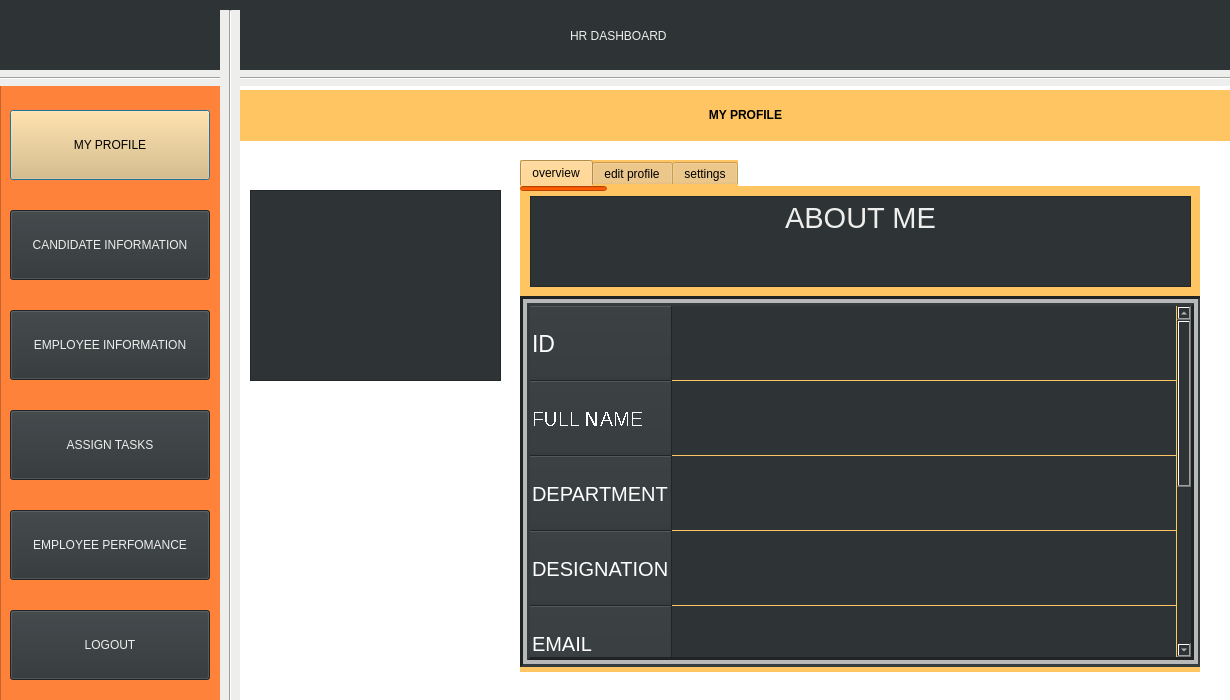
<?xml version="1.0" encoding="UTF-8"?>
<ui version="4.0">
 <class>hr_dashboard</class>
 <widget class="QDialog" name="hr_dashboard">
  <property name="geometry">
   <rect>
    <x>0</x>
    <y>0</y>
    <width>1230</width>
    <height>700</height>
   </rect>
  </property>
  <property name="windowTitle">
   <string>Dialog</string>
  </property>
  <property name="autoFillBackground">
   <bool>false</bool>
  </property>
  <property name="styleSheet">
   <string notr="true">background-color: rgb(46, 52, 54);
border-bottom-color: rgb(238, 238, 236);
border-right-color: rgb(238, 238, 236);
border-top-color: rgb(238, 238, 236);
border-color: rgb(245, 121, 0);</string>
  </property>
  <widget class="QLabel" name="label1">
   <property name="geometry">
    <rect>
     <x>570</x>
     <y>0</y>
     <width>251</width>
     <height>71</height>
    </rect>
   </property>
   <property name="styleSheet">
    <string notr="true">color:rgb(238, 238, 236);
font: 75 30pt &quot;Ubuntu Condensed&quot;;</string>
   </property>
   <property name="text">
    <string>HR DASHBOARD</string>
   </property>
  </widget>
  <widget class="QLabel" name="LOGO">
   <property name="geometry">
    <rect>
     <x>10</x>
     <y>10</y>
     <width>201</width>
     <height>51</height>
    </rect>
   </property>
   <property name="text">
    <string/>
   </property>
   <property name="pixmap">
    <pixmap>logo.png</pixmap>
   </property>
   <property name="scaledContents">
    <bool>true</bool>
   </property>
  </widget>
  <widget class="Line" name="line">
   <property name="geometry">
    <rect>
     <x>-10</x>
     <y>70</y>
     <width>1251</width>
     <height>16</height>
    </rect>
   </property>
   <property name="styleSheet">
    <string notr="true">
background-color: rgb(238, 238, 236);</string>
   </property>
   <property name="orientation">
    <enum>Qt::Horizontal</enum>
   </property>
  </widget>
  <widget class="Line" name="line_2">
   <property name="geometry">
    <rect>
     <x>220</x>
     <y>10</y>
     <width>20</width>
     <height>761</height>
    </rect>
   </property>
   <property name="styleSheet">
    <string notr="true">
background-color: rgb(238, 238, 236);</string>
   </property>
   <property name="orientation">
    <enum>Qt::Vertical</enum>
   </property>
  </widget>
  <widget class="QColumnView" name="columnView">
   <property name="geometry">
    <rect>
     <x>0</x>
     <y>80</y>
     <width>226</width>
     <height>621</height>
    </rect>
   </property>
   <property name="styleSheet">
    <string notr="true">background-color: rgb(255, 130, 59);
</string>
   </property>
  </widget>
  <widget class="QPushButton" name="myprofile">
   <property name="geometry">
    <rect>
     <x>10</x>
     <y>110</y>
     <width>200</width>
     <height>70</height>
    </rect>
   </property>
   <property name="cursor">
    <cursorShape>OpenHandCursor</cursorShape>
   </property>
   <property name="mouseTracking">
    <bool>true</bool>
   </property>
   <property name="acceptDrops">
    <bool>false</bool>
   </property>
   <property name="styleSheet">
    <string notr="true">color:rgb(0,0,0);
background-color: rgb(233, 185, 110);
font: 75 17pt &quot;Ubuntu Condensed&quot;;</string>
   </property>
   <property name="text">
    <string>MY PROFILE</string>
   </property>
  </widget>
  <widget class="QPushButton" name="candidate_info">
   <property name="geometry">
    <rect>
     <x>10</x>
     <y>210</y>
     <width>200</width>
     <height>70</height>
    </rect>
   </property>
   <property name="cursor">
    <cursorShape>OpenHandCursor</cursorShape>
   </property>
   <property name="styleSheet">
    <string notr="true">color:rgb(238, 238, 236);
font: 75 15pt &quot;Ubuntu Condensed&quot;;</string>
   </property>
   <property name="text">
    <string>CANDIDATE INFORMATION</string>
   </property>
  </widget>
  <widget class="QPushButton" name="empinfo">
   <property name="geometry">
    <rect>
     <x>10</x>
     <y>310</y>
     <width>200</width>
     <height>70</height>
    </rect>
   </property>
   <property name="cursor">
    <cursorShape>OpenHandCursor</cursorShape>
   </property>
   <property name="styleSheet">
    <string notr="true">color:rgb(238, 238, 236);
font: 75 15pt &quot;Ubuntu Condensed&quot;;</string>
   </property>
   <property name="text">
    <string>EMPLOYEE INFORMATION</string>
   </property>
  </widget>
  <widget class="QPushButton" name="logout">
   <property name="geometry">
    <rect>
     <x>10</x>
     <y>610</y>
     <width>200</width>
     <height>70</height>
    </rect>
   </property>
   <property name="cursor">
    <cursorShape>OpenHandCursor</cursorShape>
   </property>
   <property name="styleSheet">
    <string notr="true">color:rgb(238, 238, 236);
font: 75 17pt &quot;Ubuntu Condensed&quot;;</string>
   </property>
   <property name="text">
    <string>LOGOUT</string>
   </property>
  </widget>
  <widget class="QColumnView" name="columnView_2">
   <property name="geometry">
    <rect>
     <x>210</x>
     <y>80</y>
     <width>1021</width>
     <height>671</height>
    </rect>
   </property>
   <property name="styleSheet">
    <string notr="true">background-color: rgb(255, 255, 255);
</string>
   </property>
  </widget>
  <widget class="QFrame" name="frame">
   <property name="geometry">
    <rect>
     <x>250</x>
     <y>190</y>
     <width>251</width>
     <height>191</height>
    </rect>
   </property>
   <property name="frameShape">
    <enum>QFrame::StyledPanel</enum>
   </property>
   <property name="frameShadow">
    <enum>QFrame::Raised</enum>
   </property>
   <widget class="QLabel" name="placeholder">
    <property name="geometry">
     <rect>
      <x>40</x>
      <y>20</y>
      <width>161</width>
      <height>141</height>
     </rect>
    </property>
    <property name="text">
     <string/>
    </property>
    <property name="pixmap">
     <pixmap>../images/placeholder.png</pixmap>
    </property>
    <property name="scaledContents">
     <bool>true</bool>
    </property>
   </widget>
  </widget>
  <widget class="QTabWidget" name="EMPLOYEETAB">
   <property name="geometry">
    <rect>
     <x>520</x>
     <y>160</y>
     <width>680</width>
     <height>512</height>
    </rect>
   </property>
   <property name="cursor">
    <cursorShape>PointingHandCursor</cursorShape>
   </property>
   <property name="styleSheet">
    <string notr="true">background-color: rgb(255, 197, 98);</string>
   </property>
   <property name="tabPosition">
    <enum>QTabWidget::North</enum>
   </property>
   <property name="tabShape">
    <enum>QTabWidget::Rounded</enum>
   </property>
   <property name="currentIndex">
    <number>0</number>
   </property>
   <property name="elideMode">
    <enum>Qt::ElideMiddle</enum>
   </property>
   <property name="tabsClosable">
    <bool>false</bool>
   </property>
   <property name="movable">
    <bool>false</bool>
   </property>
   <property name="tabBarAutoHide">
    <bool>true</bool>
   </property>
   <widget class="QWidget" name="overview">
    <attribute name="title">
     <string>overview</string>
    </attribute>
    <widget class="QLineEdit" name="lineEdit_2">
     <property name="geometry">
      <rect>
       <x>0</x>
       <y>0</y>
       <width>87</width>
       <height>5</height>
      </rect>
     </property>
     <property name="styleSheet">
      <string notr="true">background-color:rgb(255, 93, 0);</string>
     </property>
    </widget>
    <widget class="QTableWidget" name="tableWidget">
     <property name="enabled">
      <bool>true</bool>
     </property>
     <property name="geometry">
      <rect>
       <x>0</x>
       <y>110</y>
       <width>681</width>
       <height>371</height>
      </rect>
     </property>
     <property name="sizePolicy">
      <sizepolicy hsizetype="Fixed" vsizetype="Fixed">
       <horstretch>0</horstretch>
       <verstretch>0</verstretch>
      </sizepolicy>
     </property>
     <property name="styleSheet">
      <string notr="true">background-color: rgb(46, 52, 54);
color: rgb(255, 255, 255);
gridline-color: rgb(255, 197, 98);
selection-color: rgb(255, 197, 98);</string>
     </property>
     <property name="frameShape">
      <enum>QFrame::Box</enum>
     </property>
     <property name="lineWidth">
      <number>3</number>
     </property>
     <property name="midLineWidth">
      <number>4</number>
     </property>
     <property name="verticalScrollBarPolicy">
      <enum>Qt::ScrollBarAlwaysOn</enum>
     </property>
     <property name="horizontalScrollBarPolicy">
      <enum>Qt::ScrollBarAsNeeded</enum>
     </property>
     <property name="sizeAdjustPolicy">
      <enum>QAbstractScrollArea::AdjustToContents</enum>
     </property>
     <property name="autoScroll">
      <bool>false</bool>
     </property>
     <property name="autoScrollMargin">
      <number>9</number>
     </property>
     <property name="tabKeyNavigation">
      <bool>false</bool>
     </property>
     <property name="showDropIndicator" stdset="0">
      <bool>false</bool>
     </property>
     <property name="dragDropOverwriteMode">
      <bool>false</bool>
     </property>
     <property name="selectionMode">
      <enum>QAbstractItemView::NoSelection</enum>
     </property>
     <property name="selectionBehavior">
      <enum>QAbstractItemView::SelectRows</enum>
     </property>
     <property name="verticalScrollMode">
      <enum>QAbstractItemView::ScrollPerPixel</enum>
     </property>
     <property name="horizontalScrollMode">
      <enum>QAbstractItemView::ScrollPerPixel</enum>
     </property>
     <property name="showGrid">
      <bool>true</bool>
     </property>
     <property name="sortingEnabled">
      <bool>false</bool>
     </property>
     <property name="wordWrap">
      <bool>true</bool>
     </property>
     <property name="cornerButtonEnabled">
      <bool>false</bool>
     </property>
     <property name="rowCount">
      <number>9</number>
     </property>
     <property name="columnCount">
      <number>1</number>
     </property>
     <attribute name="horizontalHeaderVisible">
      <bool>false</bool>
     </attribute>
     <attribute name="horizontalHeaderCascadingSectionResizes">
      <bool>true</bool>
     </attribute>
     <attribute name="horizontalHeaderMinimumSectionSize">
      <number>100</number>
     </attribute>
     <attribute name="horizontalHeaderHighlightSections">
      <bool>true</bool>
     </attribute>
     <attribute name="horizontalHeaderShowSortIndicator" stdset="0">
      <bool>true</bool>
     </attribute>
     <attribute name="horizontalHeaderStretchLastSection">
      <bool>true</bool>
     </attribute>
     <attribute name="verticalHeaderVisible">
      <bool>true</bool>
     </attribute>
     <attribute name="verticalHeaderCascadingSectionResizes">
      <bool>true</bool>
     </attribute>
     <attribute name="verticalHeaderMinimumSectionSize">
      <number>15</number>
     </attribute>
     <attribute name="verticalHeaderDefaultSectionSize">
      <number>75</number>
     </attribute>
     <attribute name="verticalHeaderHighlightSections">
      <bool>true</bool>
     </attribute>
     <attribute name="verticalHeaderShowSortIndicator" stdset="0">
      <bool>true</bool>
     </attribute>
     <attribute name="verticalHeaderStretchLastSection">
      <bool>true</bool>
     </attribute>
     <row>
      <property name="text">
       <string>ID</string>
      </property>
      <property name="toolTip">
       <string notr="true"/>
      </property>
      <property name="whatsThis">
       <string notr="true"/>
      </property>
      <property name="font">
       <font>
        <pointsize>17</pointsize>
       </font>
      </property>
     </row>
     <row>
      <property name="text">
       <string notr="true">FULL NAME</string>
      </property>
      <property name="toolTip">
       <string notr="true"/>
      </property>
      <property name="whatsThis">
       <string notr="true"/>
      </property>
      <property name="font">
       <font>
        <pointsize>15</pointsize>
        <weight>50</weight>
        <bold>false</bold>
        <stylestrategy>NoAntialias</stylestrategy>
        <kerning>true</kerning>
       </font>
      </property>
     </row>
     <row>
      <property name="text">
       <string>DEPARTMENT</string>
      </property>
      <property name="font">
       <font>
        <pointsize>15</pointsize>
       </font>
      </property>
     </row>
     <row>
      <property name="text">
       <string>DESIGNATION</string>
      </property>
      <property name="font">
       <font>
        <pointsize>15</pointsize>
        <weight>50</weight>
        <bold>false</bold>
       </font>
      </property>
     </row>
     <row>
      <property name="text">
       <string>EMAIL</string>
      </property>
      <property name="font">
       <font>
        <pointsize>15</pointsize>
        <weight>50</weight>
        <bold>false</bold>
       </font>
      </property>
     </row>
     <row>
      <property name="text">
       <string>ADDRESS</string>
      </property>
      <property name="font">
       <font>
        <pointsize>15</pointsize>
        <weight>50</weight>
        <bold>false</bold>
       </font>
      </property>
     </row>
     <row>
      <property name="text">
       <string>PHONE</string>
      </property>
      <property name="font">
       <font>
        <pointsize>15</pointsize>
        <weight>50</weight>
        <bold>false</bold>
       </font>
      </property>
     </row>
     <row>
      <property name="text">
       <string>TASK</string>
      </property>
      <property name="font">
       <font>
        <pointsize>15</pointsize>
       </font>
      </property>
     </row>
     <row>
      <property name="text">
       <string>WAGE</string>
      </property>
      <property name="font">
       <font>
        <pointsize>15</pointsize>
       </font>
      </property>
     </row>
     <column>
      <property name="text">
       <string/>
      </property>
     </column>
     <item row="0" column="0">
      <property name="text">
       <string notr="true"/>
      </property>
      <property name="font">
       <font>
        <pointsize>17</pointsize>
       </font>
      </property>
      <property name="flags">
       <set>ItemIsSelectable</set>
      </property>
     </item>
     <item row="1" column="0">
      <property name="text">
       <string notr="true"/>
      </property>
      <property name="font">
       <font>
        <pointsize>17</pointsize>
       </font>
      </property>
      <property name="flags">
       <set>ItemIsSelectable</set>
      </property>
     </item>
     <item row="3" column="0">
      <property name="text">
       <string/>
      </property>
      <property name="font">
       <font>
        <pointsize>17</pointsize>
       </font>
      </property>
      <property name="flags">
       <set>ItemIsSelectable</set>
      </property>
     </item>
     <item row="4" column="0">
      <property name="text">
       <string/>
      </property>
      <property name="font">
       <font>
        <pointsize>17</pointsize>
       </font>
      </property>
      <property name="flags">
       <set>ItemIsSelectable</set>
      </property>
     </item>
     <item row="5" column="0">
      <property name="text">
       <string/>
      </property>
      <property name="font">
       <font>
        <pointsize>17</pointsize>
       </font>
      </property>
      <property name="flags">
       <set>ItemIsSelectable</set>
      </property>
     </item>
     <item row="6" column="0">
      <property name="text">
       <string/>
      </property>
      <property name="font">
       <font>
        <pointsize>17</pointsize>
       </font>
      </property>
      <property name="flags">
       <set>ItemIsSelectable</set>
      </property>
     </item>
    </widget>
    <widget class="QTextEdit" name="ABOUTME">
     <property name="geometry">
      <rect>
       <x>10</x>
       <y>10</y>
       <width>661</width>
       <height>91</height>
      </rect>
     </property>
     <property name="styleSheet">
      <string notr="true">background-color: rgb(46, 52, 54);</string>
     </property>
     <property name="html">
      <string>&lt;!DOCTYPE HTML PUBLIC &quot;-//W3C//DTD HTML 4.0//EN&quot; &quot;http://www.w3.org/TR/REC-html40/strict.dtd&quot;&gt;
&lt;html&gt;&lt;head&gt;&lt;meta name=&quot;qrichtext&quot; content=&quot;1&quot; /&gt;&lt;style type=&quot;text/css&quot;&gt;
p, li { white-space: pre-wrap; }
&lt;/style&gt;&lt;/head&gt;&lt;body style=&quot; font-family:'Ubuntu'; font-size:11pt; font-weight:400; font-style:normal;&quot;&gt;
&lt;p align=&quot;center&quot; style=&quot; margin-top:0px; margin-bottom:0px; margin-left:0px; margin-right:0px; -qt-block-indent:0; text-indent:0px;&quot;&gt;&lt;span style=&quot; font-size:22pt; color:#eeeeec;&quot;&gt;ABOUT ME&lt;/span&gt;&lt;/p&gt;&lt;/body&gt;&lt;/html&gt;</string>
     </property>
    </widget>
   </widget>
   <widget class="QWidget" name="edit_profile">
    <attribute name="title">
     <string>edit profile</string>
    </attribute>
    <widget class="QColumnView" name="columnView_3">
     <property name="geometry">
      <rect>
       <x>0</x>
       <y>0</y>
       <width>681</width>
       <height>481</height>
      </rect>
     </property>
     <property name="styleSheet">
      <string notr="true">background-color: rgb(46, 52, 54);</string>
     </property>
    </widget>
    <widget class="QLineEdit" name="lineEdit_3">
     <property name="geometry">
      <rect>
       <x>87</x>
       <y>0</y>
       <width>100</width>
       <height>5</height>
      </rect>
     </property>
     <property name="styleSheet">
      <string notr="true">background-color: rgb(255, 93, 0);</string>
     </property>
    </widget>
    <widget class="QPushButton" name="upload">
     <property name="geometry">
      <rect>
       <x>110</x>
       <y>50</y>
       <width>71</width>
       <height>25</height>
      </rect>
     </property>
     <property name="styleSheet">
      <string notr="true">background-color: rgb(233, 185, 110);</string>
     </property>
     <property name="text">
      <string>upload</string>
     </property>
    </widget>
    <widget class="QLabel" name="placeholder2">
     <property name="geometry">
      <rect>
       <x>10</x>
       <y>10</y>
       <width>91</width>
       <height>91</height>
      </rect>
     </property>
     <property name="text">
      <string/>
     </property>
     <property name="pixmap">
      <pixmap>../images/placeholder.png</pixmap>
     </property>
     <property name="scaledContents">
      <bool>true</bool>
     </property>
    </widget>
    <widget class="QColumnView" name="columnView_4">
     <property name="geometry">
      <rect>
       <x>0</x>
       <y>110</y>
       <width>681</width>
       <height>371</height>
      </rect>
     </property>
     <property name="styleSheet">
      <string notr="true">background-color: rgb(255, 130, 59);
</string>
     </property>
    </widget>
    <widget class="QTableWidget" name="editprofile">
     <property name="enabled">
      <bool>true</bool>
     </property>
     <property name="geometry">
      <rect>
       <x>0</x>
       <y>110</y>
       <width>681</width>
       <height>371</height>
      </rect>
     </property>
     <property name="sizePolicy">
      <sizepolicy hsizetype="Fixed" vsizetype="Fixed">
       <horstretch>0</horstretch>
       <verstretch>0</verstretch>
      </sizepolicy>
     </property>
     <property name="styleSheet">
      <string notr="true">background-color: rgb(255, 197, 98);
color: rgb(46, 52, 54);
gridline-color: rgb(0, 0, 0);
;
selection-color: rgb(255, 130, 59);</string>
     </property>
     <property name="frameShape">
      <enum>QFrame::Box</enum>
     </property>
     <property name="lineWidth">
      <number>3</number>
     </property>
     <property name="midLineWidth">
      <number>4</number>
     </property>
     <property name="verticalScrollBarPolicy">
      <enum>Qt::ScrollBarAlwaysOn</enum>
     </property>
     <property name="horizontalScrollBarPolicy">
      <enum>Qt::ScrollBarAsNeeded</enum>
     </property>
     <property name="sizeAdjustPolicy">
      <enum>QAbstractScrollArea::AdjustToContents</enum>
     </property>
     <property name="autoScroll">
      <bool>false</bool>
     </property>
     <property name="autoScrollMargin">
      <number>9</number>
     </property>
     <property name="tabKeyNavigation">
      <bool>true</bool>
     </property>
     <property name="showDropIndicator" stdset="0">
      <bool>true</bool>
     </property>
     <property name="dragEnabled">
      <bool>true</bool>
     </property>
     <property name="dragDropOverwriteMode">
      <bool>true</bool>
     </property>
     <property name="dragDropMode">
      <enum>QAbstractItemView::DragDrop</enum>
     </property>
     <property name="alternatingRowColors">
      <bool>false</bool>
     </property>
     <property name="selectionMode">
      <enum>QAbstractItemView::SingleSelection</enum>
     </property>
     <property name="selectionBehavior">
      <enum>QAbstractItemView::SelectRows</enum>
     </property>
     <property name="textElideMode">
      <enum>Qt::ElideMiddle</enum>
     </property>
     <property name="verticalScrollMode">
      <enum>QAbstractItemView::ScrollPerPixel</enum>
     </property>
     <property name="horizontalScrollMode">
      <enum>QAbstractItemView::ScrollPerPixel</enum>
     </property>
     <property name="showGrid">
      <bool>true</bool>
     </property>
     <property name="sortingEnabled">
      <bool>false</bool>
     </property>
     <property name="wordWrap">
      <bool>true</bool>
     </property>
     <property name="cornerButtonEnabled">
      <bool>false</bool>
     </property>
     <property name="rowCount">
      <number>9</number>
     </property>
     <property name="columnCount">
      <number>1</number>
     </property>
     <attribute name="horizontalHeaderVisible">
      <bool>false</bool>
     </attribute>
     <attribute name="horizontalHeaderCascadingSectionResizes">
      <bool>true</bool>
     </attribute>
     <attribute name="horizontalHeaderMinimumSectionSize">
      <number>100</number>
     </attribute>
     <attribute name="horizontalHeaderHighlightSections">
      <bool>false</bool>
     </attribute>
     <attribute name="horizontalHeaderShowSortIndicator" stdset="0">
      <bool>true</bool>
     </attribute>
     <attribute name="horizontalHeaderStretchLastSection">
      <bool>true</bool>
     </attribute>
     <attribute name="verticalHeaderVisible">
      <bool>false</bool>
     </attribute>
     <attribute name="verticalHeaderCascadingSectionResizes">
      <bool>true</bool>
     </attribute>
     <attribute name="verticalHeaderMinimumSectionSize">
      <number>15</number>
     </attribute>
     <attribute name="verticalHeaderDefaultSectionSize">
      <number>75</number>
     </attribute>
     <attribute name="verticalHeaderHighlightSections">
      <bool>true</bool>
     </attribute>
     <attribute name="verticalHeaderShowSortIndicator" stdset="0">
      <bool>true</bool>
     </attribute>
     <attribute name="verticalHeaderStretchLastSection">
      <bool>true</bool>
     </attribute>
     <row>
      <property name="text">
       <string>ID</string>
      </property>
      <property name="toolTip">
       <string notr="true"/>
      </property>
      <property name="whatsThis">
       <string notr="true"/>
      </property>
      <property name="font">
       <font>
        <pointsize>17</pointsize>
        <weight>75</weight>
        <bold>true</bold>
       </font>
      </property>
     </row>
     <row>
      <property name="text">
       <string notr="true">FULL NAME</string>
      </property>
      <property name="toolTip">
       <string notr="true"/>
      </property>
      <property name="whatsThis">
       <string notr="true"/>
      </property>
      <property name="font">
       <font>
        <pointsize>15</pointsize>
        <weight>75</weight>
        <bold>true</bold>
        <stylestrategy>NoAntialias</stylestrategy>
        <kerning>true</kerning>
       </font>
      </property>
     </row>
     <row>
      <property name="text">
       <string>DEPARTMENT</string>
      </property>
      <property name="font">
       <font>
        <pointsize>15</pointsize>
        <weight>75</weight>
        <bold>true</bold>
       </font>
      </property>
     </row>
     <row>
      <property name="text">
       <string>DESIGNATION</string>
      </property>
      <property name="font">
       <font>
        <pointsize>15</pointsize>
        <weight>75</weight>
        <bold>true</bold>
       </font>
      </property>
     </row>
     <row>
      <property name="text">
       <string>EMAIL</string>
      </property>
      <property name="font">
       <font>
        <pointsize>15</pointsize>
        <weight>75</weight>
        <bold>true</bold>
       </font>
      </property>
     </row>
     <row>
      <property name="text">
       <string>ADDRESS</string>
      </property>
      <property name="font">
       <font>
        <pointsize>15</pointsize>
        <weight>75</weight>
        <bold>true</bold>
       </font>
      </property>
     </row>
     <row>
      <property name="text">
       <string>PHONE</string>
      </property>
      <property name="font">
       <font>
        <pointsize>15</pointsize>
        <weight>75</weight>
        <bold>true</bold>
       </font>
      </property>
     </row>
     <row>
      <property name="text">
       <string>WAGE</string>
      </property>
      <property name="font">
       <font>
        <pointsize>15</pointsize>
        <weight>75</weight>
        <bold>true</bold>
       </font>
      </property>
     </row>
     <row>
      <property name="text">
       <string>TASK</string>
      </property>
      <property name="font">
       <font>
        <pointsize>15</pointsize>
        <weight>75</weight>
        <bold>true</bold>
       </font>
      </property>
     </row>
     <column>
      <property name="text">
       <string/>
      </property>
     </column>
     <item row="0" column="0">
      <property name="text">
       <string/>
      </property>
      <property name="font">
       <font>
        <pointsize>17</pointsize>
       </font>
      </property>
      <property name="flags">
       <set>ItemIsSelectable</set>
      </property>
     </item>
     <item row="1" column="0">
      <property name="text">
       <string notr="true"/>
      </property>
      <property name="font">
       <font>
        <pointsize>17</pointsize>
       </font>
      </property>
      <property name="flags">
       <set>ItemIsSelectable|ItemIsEditable</set>
      </property>
     </item>
     <item row="3" column="0">
      <property name="text">
       <string/>
      </property>
      <property name="font">
       <font>
        <pointsize>17</pointsize>
       </font>
      </property>
      <property name="flags">
       <set>ItemIsSelectable|ItemIsEditable|ItemIsDropEnabled</set>
      </property>
     </item>
     <item row="4" column="0">
      <property name="text">
       <string/>
      </property>
      <property name="font">
       <font>
        <pointsize>17</pointsize>
       </font>
      </property>
      <property name="flags">
       <set>ItemIsSelectable|ItemIsEditable</set>
      </property>
     </item>
     <item row="5" column="0">
      <property name="text">
       <string/>
      </property>
      <property name="font">
       <font>
        <pointsize>17</pointsize>
       </font>
      </property>
      <property name="flags">
       <set>ItemIsSelectable|ItemIsEditable</set>
      </property>
     </item>
     <item row="6" column="0">
      <property name="text">
       <string/>
      </property>
      <property name="font">
       <font>
        <pointsize>17</pointsize>
       </font>
      </property>
      <property name="flags">
       <set>ItemIsSelectable|ItemIsEditable</set>
      </property>
     </item>
    </widget>
    <widget class="QPushButton" name="saveinfo">
     <property name="geometry">
      <rect>
       <x>520</x>
       <y>30</y>
       <width>131</width>
       <height>31</height>
      </rect>
     </property>
     <property name="text">
      <string>save</string>
     </property>
    </widget>
    <widget class="QLineEdit" name="filename">
     <property name="geometry">
      <rect>
       <x>110</x>
       <y>80</y>
       <width>113</width>
       <height>16</height>
      </rect>
     </property>
    </widget>
   </widget>
   <widget class="QWidget" name="settings">
    <attribute name="title">
     <string>settings</string>
    </attribute>
    <widget class="QLineEdit" name="currentpassword">
     <property name="geometry">
      <rect>
       <x>60</x>
       <y>110</y>
       <width>381</width>
       <height>51</height>
      </rect>
     </property>
    </widget>
    <widget class="QColumnView" name="columnView_5">
     <property name="geometry">
      <rect>
       <x>20</x>
       <y>80</y>
       <width>641</width>
       <height>371</height>
      </rect>
     </property>
     <property name="styleSheet">
      <string notr="true">background-color: rgb(46, 52, 54);
</string>
     </property>
    </widget>
    <widget class="QColumnView" name="columnView_6">
     <property name="geometry">
      <rect>
       <x>20</x>
       <y>10</y>
       <width>641</width>
       <height>71</height>
      </rect>
     </property>
     <property name="styleSheet">
      <string notr="true">background-color: rgb(255, 130, 59);
</string>
     </property>
    </widget>
    <widget class="QLineEdit" name="lineEdit_5">
     <property name="geometry">
      <rect>
       <x>190</x>
       <y>0</y>
       <width>75</width>
       <height>5</height>
      </rect>
     </property>
     <property name="styleSheet">
      <string notr="true">background-color: rgb(255, 93, 0);</string>
     </property>
    </widget>
    <widget class="QLabel" name="label_3">
     <property name="geometry">
      <rect>
       <x>30</x>
       <y>20</y>
       <width>621</width>
       <height>51</height>
      </rect>
     </property>
     <property name="styleSheet">
      <string notr="true">background-color: rgb(46, 52, 54);
color: rgb(255, 255, 255);</string>
     </property>
     <property name="text">
      <string>&lt;html&gt;&lt;head/&gt;&lt;body&gt;&lt;p align=&quot;center&quot;&gt;&lt;span style=&quot; font-size:18pt; font-weight:600;&quot;&gt;CHANGE PASSWORD&lt;/span&gt;&lt;/p&gt;&lt;/body&gt;&lt;/html&gt;</string>
     </property>
    </widget>
    <widget class="QLabel" name="label_4">
     <property name="geometry">
      <rect>
       <x>20</x>
       <y>110</y>
       <width>241</width>
       <height>31</height>
      </rect>
     </property>
     <property name="styleSheet">
      <string notr="true">
color: rgb(255, 130, 59);
background-color: rgb(46, 52, 54);</string>
     </property>
     <property name="text">
      <string>&lt;html&gt;&lt;head/&gt;&lt;body&gt;&lt;p align=&quot;center&quot;&gt;&lt;span style=&quot; font-size:12pt;&quot;&gt;CURRENT PASSWORD&lt;/span&gt;&lt;/p&gt;&lt;/body&gt;&lt;/html&gt;</string>
     </property>
    </widget>
    <widget class="QLabel" name="label_5">
     <property name="geometry">
      <rect>
       <x>20</x>
       <y>170</y>
       <width>201</width>
       <height>31</height>
      </rect>
     </property>
     <property name="styleSheet">
      <string notr="true">
color: rgb(255, 130, 59);
background-color: rgb(46, 52, 54);
</string>
     </property>
     <property name="text">
      <string>&lt;html&gt;&lt;head/&gt;&lt;body&gt;&lt;p align=&quot;center&quot;&gt;&lt;span style=&quot; font-size:12pt;&quot;&gt;NEW PASSWORD&lt;/span&gt;&lt;/p&gt;&lt;/body&gt;&lt;/html&gt;</string>
     </property>
    </widget>
    <widget class="QLabel" name="label_6">
     <property name="geometry">
      <rect>
       <x>40</x>
       <y>230</y>
       <width>241</width>
       <height>31</height>
      </rect>
     </property>
     <property name="styleSheet">
      <string notr="true">color: rgb(255, 130, 59);
background-color: rgb(46, 52, 54);</string>
     </property>
     <property name="text">
      <string>&lt;html&gt;&lt;head/&gt;&lt;body&gt;&lt;p align=&quot;center&quot;&gt;&lt;span style=&quot; font-size:12pt;&quot;&gt;RE-ENTER NEW PASSWORD&lt;/span&gt;&lt;/p&gt;&lt;/body&gt;&lt;/html&gt;</string>
     </property>
    </widget>
    <widget class="QLineEdit" name="currentpass">
     <property name="geometry">
      <rect>
       <x>290</x>
       <y>110</y>
       <width>301</width>
       <height>31</height>
      </rect>
     </property>
     <property name="contextMenuPolicy">
      <enum>Qt::CustomContextMenu</enum>
     </property>
     <property name="text">
      <string/>
     </property>
    </widget>
    <widget class="QLineEdit" name="newpass1">
     <property name="geometry">
      <rect>
       <x>290</x>
       <y>170</y>
       <width>301</width>
       <height>31</height>
      </rect>
     </property>
    </widget>
    <widget class="QLineEdit" name="newpass2">
     <property name="geometry">
      <rect>
       <x>290</x>
       <y>230</y>
       <width>301</width>
       <height>31</height>
      </rect>
     </property>
    </widget>
    <widget class="QPushButton" name="savepassword">
     <property name="geometry">
      <rect>
       <x>470</x>
       <y>280</y>
       <width>141</width>
       <height>41</height>
      </rect>
     </property>
     <property name="text">
      <string>save</string>
     </property>
    </widget>
    <widget class="QLabel" name="emptyerror">
     <property name="enabled">
      <bool>false</bool>
     </property>
     <property name="geometry">
      <rect>
       <x>300</x>
       <y>280</y>
       <width>161</width>
       <height>31</height>
      </rect>
     </property>
     <property name="styleSheet">
      <string notr="true">background-color: rgb(46, 52, 54);
font: 11pt &quot;Ubuntu&quot;;
color:rgb(204, 0, 0)</string>
     </property>
     <property name="text">
      <string/>
     </property>
    </widget>
    <widget class="QLabel" name="incorrectpass">
     <property name="geometry">
      <rect>
       <x>290</x>
       <y>146</y>
       <width>301</width>
       <height>21</height>
      </rect>
     </property>
     <property name="styleSheet">
      <string notr="true">background-color: rgb(46, 52, 54);
font: 8pt &quot;Ubuntu&quot;;
color:rgb(204, 0, 0)
</string>
     </property>
     <property name="text">
      <string/>
     </property>
    </widget>
    <widget class="QLabel" name="unmatchedpassword">
     <property name="enabled">
      <bool>true</bool>
     </property>
     <property name="geometry">
      <rect>
       <x>290</x>
       <y>206</y>
       <width>291</width>
       <height>21</height>
      </rect>
     </property>
     <property name="styleSheet">
      <string notr="true">background-color: rgb(46, 52, 54);
font: 11pt &quot;Ubuntu&quot;;
color:rgb(239, 41, 41)</string>
     </property>
     <property name="text">
      <string/>
     </property>
    </widget>
    <widget class="QLabel" name="correctpass">
     <property name="geometry">
      <rect>
       <x>550</x>
       <y>115</y>
       <width>31</width>
       <height>20</height>
      </rect>
     </property>
     <property name="styleSheet">
      <string notr="true">color: rgb(115, 210, 22);
font: 75 20pt &quot;Ubuntu Condensed&quot;;</string>
     </property>
     <property name="text">
      <string/>
     </property>
    </widget>
   </widget>
  </widget>
  <widget class="QLabel" name="label1_2">
   <property name="geometry">
    <rect>
     <x>240</x>
     <y>90</y>
     <width>1011</width>
     <height>51</height>
    </rect>
   </property>
   <property name="styleSheet">
    <string notr="true">background-color: rgb(255, 197, 98);
font: 75 30pt &quot;Ubuntu Condensed&quot;;</string>
   </property>
   <property name="text">
    <string>&lt;html&gt;&lt;head/&gt;&lt;body&gt;&lt;p align=&quot;center&quot;&gt;&lt;span style=&quot; font-weight:600;&quot;&gt;MY PROFILE&lt;/span&gt;&lt;/p&gt;&lt;/body&gt;&lt;/html&gt;</string>
   </property>
  </widget>
  <widget class="QPushButton" name="assigntask">
   <property name="geometry">
    <rect>
     <x>10</x>
     <y>410</y>
     <width>200</width>
     <height>70</height>
    </rect>
   </property>
   <property name="cursor">
    <cursorShape>OpenHandCursor</cursorShape>
   </property>
   <property name="styleSheet">
    <string notr="true">color:rgb(238, 238, 236);
font: 75 17pt &quot;Ubuntu Condensed&quot;;</string>
   </property>
   <property name="text">
    <string>ASSIGN TASKS</string>
   </property>
  </widget>
  <widget class="QPushButton" name="emp_performance">
   <property name="geometry">
    <rect>
     <x>10</x>
     <y>510</y>
     <width>200</width>
     <height>70</height>
    </rect>
   </property>
   <property name="cursor">
    <cursorShape>OpenHandCursor</cursorShape>
   </property>
   <property name="styleSheet">
    <string notr="true">color:rgb(238, 238, 236);
font: 75 15pt &quot;Ubuntu Condensed&quot;;</string>
   </property>
   <property name="text">
    <string>EMPLOYEE PERFOMANCE</string>
   </property>
  </widget>
  <zorder>columnView_2</zorder>
  <zorder>frame</zorder>
  <zorder>columnView</zorder>
  <zorder>label1</zorder>
  <zorder>LOGO</zorder>
  <zorder>line</zorder>
  <zorder>line_2</zorder>
  <zorder>empinfo</zorder>
  <zorder>logout</zorder>
  <zorder>myprofile</zorder>
  <zorder>candidate_info</zorder>
  <zorder>EMPLOYEETAB</zorder>
  <zorder>label1_2</zorder>
  <zorder>assigntask</zorder>
  <zorder>emp_performance</zorder>
 </widget>
 <resources/>
 <connections/>
</ui>
